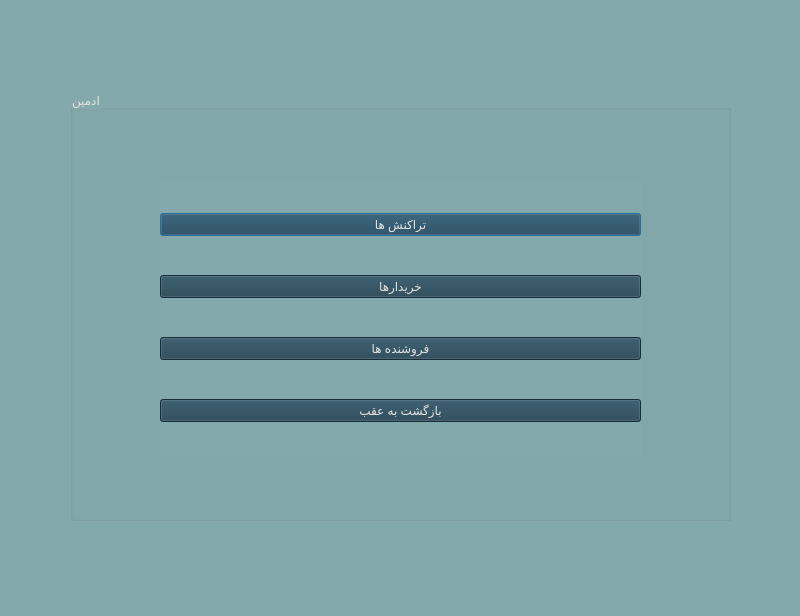
<?xml version="1.0" encoding="UTF-8"?>
<ui version="4.0">
 <class>AdminPage</class>
 <widget class="QDialog" name="AdminPage">
  <property name="geometry">
   <rect>
    <x>0</x>
    <y>0</y>
    <width>800</width>
    <height>616</height>
   </rect>
  </property>
  <property name="windowTitle">
   <string>Dialog</string>
  </property>
  <property name="styleSheet">
   <string notr="true">background-color: rgb(32, 64, 81);
background-color: rgb(32, 64, 81);
background-color: rgb(132, 169, 172);</string>
  </property>
  <widget class="QGroupBox" name="groupBox">
   <property name="geometry">
    <rect>
     <x>70</x>
     <y>90</y>
     <width>661</width>
     <height>431</height>
    </rect>
   </property>
   <property name="styleSheet">
    <string notr="true">font: 16pt &quot;Lalezar&quot;;
color: rgb(228, 227, 227);
</string>
   </property>
   <property name="title">
    <string>ادمین</string>
   </property>
   <widget class="QWidget" name="layoutWidget">
    <property name="geometry">
     <rect>
      <x>90</x>
      <y>90</y>
      <width>481</width>
      <height>277</height>
     </rect>
    </property>
    <layout class="QVBoxLayout" name="verticalLayout">
     <item>
      <widget class="QPushButton" name="pushButton_2">
       <property name="styleSheet">
        <string notr="true">
background-color: rgb(59, 105, 120);
background-color: rgb(32, 64, 81);
font: 16pt &quot;Lalezar&quot;;
color: rgb(228, 227, 227);</string>
       </property>
       <property name="text">
        <string>تراکنش ها</string>
       </property>
      </widget>
     </item>
     <item>
      <widget class="QPushButton" name="pushButton_4">
       <property name="styleSheet">
        <string notr="true">font: 16pt &quot;Lalezar&quot;;
color: rgb(228, 227, 227);
background-color: rgb(59, 105, 120);
background-color: rgb(32, 64, 81);</string>
       </property>
       <property name="text">
        <string>خریدارها</string>
       </property>
      </widget>
     </item>
     <item>
      <widget class="QPushButton" name="pushButton">
       <property name="styleSheet">
        <string notr="true">font: 16pt &quot;Lalezar&quot;;
background-color: rgb(59, 105, 120);
background-color: rgb(32, 64, 81);
color: rgb(228, 227, 227);</string>
       </property>
       <property name="text">
        <string>فروشنده ها</string>
       </property>
      </widget>
     </item>
     <item>
      <widget class="QPushButton" name="pushButton_3">
       <property name="styleSheet">
        <string notr="true">font: 16pt &quot;Lalezar&quot;;
background-color: rgb(59, 105, 120);
background-color: rgb(32, 64, 81);
color: rgb(228, 227, 227);</string>
       </property>
       <property name="text">
        <string>بازگشت به عقب</string>
       </property>
      </widget>
     </item>
    </layout>
   </widget>
  </widget>
 </widget>
 <resources/>
 <connections/>
</ui>
